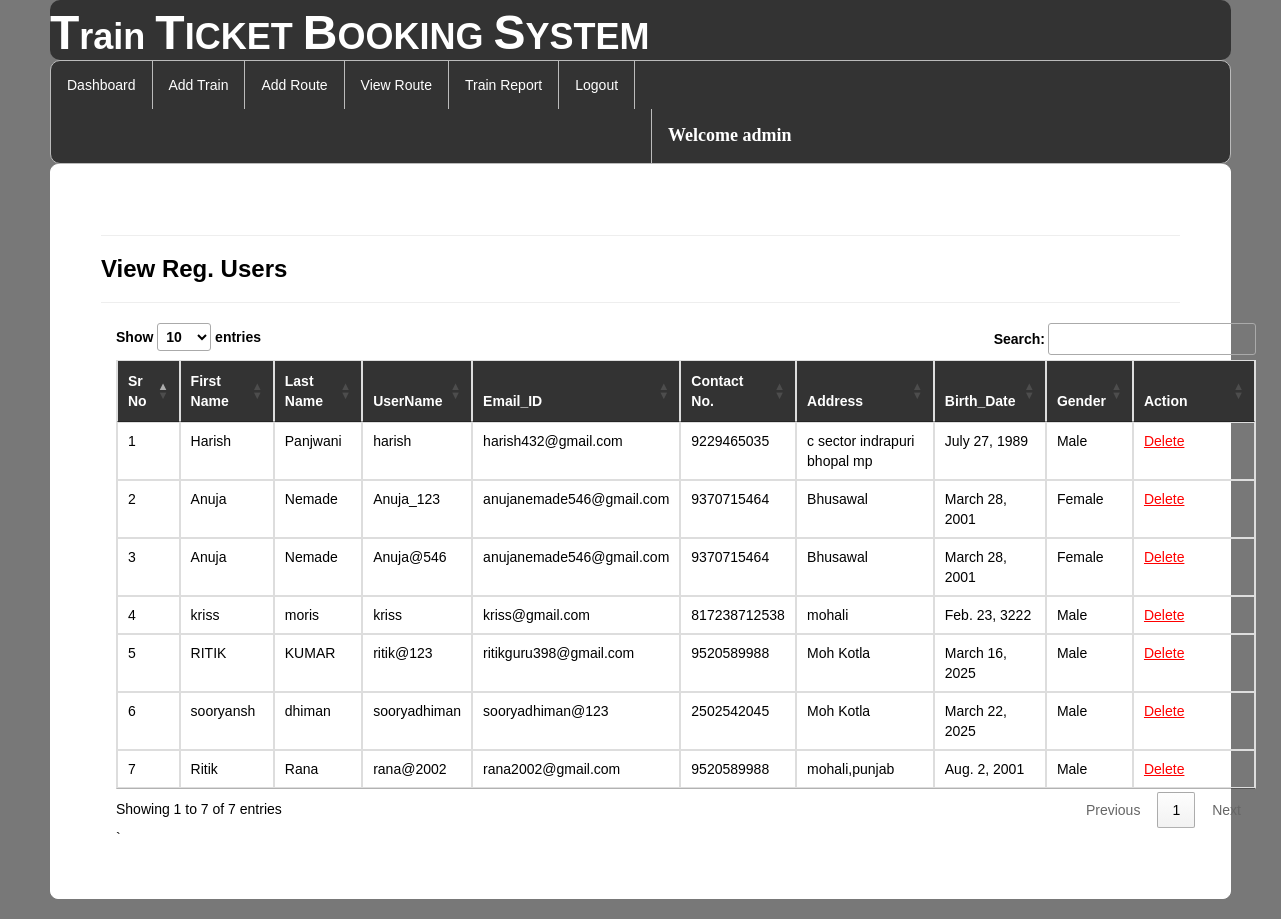
The app's page /view_regusers/ (signed in) with its own data.
### railway/models.py (models this page shows, shortened)
class Register(models.Model):
    user = models.ForeignKey(User,on_delete=models.CASCADE,null=True)
    mobile = models.CharField(max_length=10,null=True)
    add = models.CharField(max_length=100,null=True)
    dob = models.DateField(null=True)
    gender = models.CharField(max_length=10,null=True)

### railway/views.py (the view)
# urls.py: path('view_regusers/', view_regusers, name="view_regusers"),
def view_regusers(request):
    if not request.user.is_authenticated:
        return redirect('login')
    data=Register.objects.filter(user__is_staff=False)
    d={"data":data}
    return render(request,"view_regusers.html",d)

### railway/templates/view_regusers.html (shortened to what this page needs)
{% extends 'navigation3.html' %}
{% load static %}
{% block b %}
<div style="color:Black;border:1px solid white;border-radius:8px;background-color:white;padding:50px">
<hr><h3><strong>View Reg. Users</strong></h3><hr>
    <div class="container">
<table class="noteCard table table-bordered" id="myTable">
  <thead style="color:white;background-color:#333">
  <tr>
    <th>Sr No</th>
    <th>First Name</th>
      <th>Last Name</th>
      <th>UserName</th>
    <th>Email_ID</th>
    <th>Contact No.</th>
       <th>Address</th>
    <th>Birth_Date</th>
    <th>Gender</th>
    <th>Action</th>
  </tr>
  </thead>
   <tbody>
    {% for i in data %}
  <tr>
    <td>{{forloop.counter}}</td>
    <td>{{i.user.first_name}}</td>
    <td>{{i.user.last_name}}</td>
    <td>{{i.user.username}}</td>
      <td>{{i.user.email}}</td>
      <td>{{i.mobile}}</td>
      <td>{{i.add}}</td>
      <td>{{i.dob}}</td>
      <td>{{i.gender}}</td>
    <td style="width:100px">
   <a href="{% url 'delete_user' i.user.id %}" onclick="return confirm('Do you really want to Delete ?');" style="color:red"><u>Delete</u></a></td>
  </tr>
    {% endfor %}
    </tbody>
</table>`
 </div>
</div>
{% endblock %}

### railway/templates/navigation3.html (shortened to what this page needs)
{% extends 'head.html' %}
{% load static %}
{% block body %}
<link rel = stylesheet href = "//cdn.datatables.net/1.10.19/css/jquery.dataTables.min.css">
<ul class="id2">
  <li id="id1"><a href="{% url 'admindashboard' %}">Dashboard</a></li>
  <li id="id1"><a href="{% url 'add_train' %}">Add Train</a></li>
  <li id="id1"><a href="{% url 'add_route' %}">Add Route</a></li>
  <li id="id1"><a href="{% url 'availableroute' %}">View Route</a></li>
  <li id="id1"><a href="{% url 'view_train'%}">Train Report</a></li>
  <li id="id1"><a href="{% url 'log_out' %}">Logout</a></li>
      <li id="id2" style="margin-left:600px"><a href="" style="color:white"><strong style="font-size:18px;font-family:cursive">Welcome {{request.user.username}}</strong></a></li>
</ul>
{% block b %}
{% endblock %}
{% endblock %}

### railway/templates/navigation3.html (style rules this page uses)
.id2 { list-style-type: none; margin: 0; padding: 0; overflow: hidden; background-color: #333; border-radius:10px; border:1px solid #bbb; }
#id1 { float: left; border-right:1px solid #bbb; }
#id2 { float: left; border-left:1px solid #bbb; }
li:last-child { border-right: none; }
li a { display: block; color: white; text-align: center; padding: 14px 16px; text-decoration: none; }
body { font-family: Arial, Helvetica, sans-serif; }

### records on screen
Register: user.first_name "Harish", user.last_name "Panjwani", user.username "harish", user.email "harish432@gmail.com", mobile "9229465035", add "c sector indrapuri bhopal mp", dob "July 27, 1989", gender "Male"
Register: user.first_name "Anuja", user.last_name "Nemade", user.username "Anuja_123", user.email "anujanemade546@gmail.com", mobile "9370715464", add "Bhusawal", dob "March 28, 2001", gender "Female"
Register: user.first_name "Anuja", user.last_name "Nemade", user.username "Anuja@546", user.email "anujanemade546@gmail.com", mobile "9370715464", add "Bhusawal", dob "March 28, 2001", gender "Female"
Register: user.first_name "kriss", user.last_name "moris", user.username "kriss", user.email "kriss@gmail.com", mobile "817238712538", add "mohali", dob "Feb. 23, 3222", gender "Male"
Register: user.first_name "RITIK", user.last_name "KUMAR", user.username "ritik@123", user.email "ritikguru398@gmail.com", mobile "9520589988", add "Moh Kotla", dob "March 16, 2025", gender "Male"
Register: user.first_name "sooryansh", user.last_name "dhiman", user.username "sooryadhiman", user.email "sooryadhiman@123", mobile "2502542045", add "Moh Kotla", dob "March 22, 2025", gender "Male"
Register: user.first_name "Ritik", user.last_name "Rana", user.username "rana@2002", user.email "rana2002@gmail.com", mobile "9520589988", add "mohali,punjab", dob "Aug. 2, 2001", gender "Male"

### other values on screen
{{ request.user.username }} "admin"
